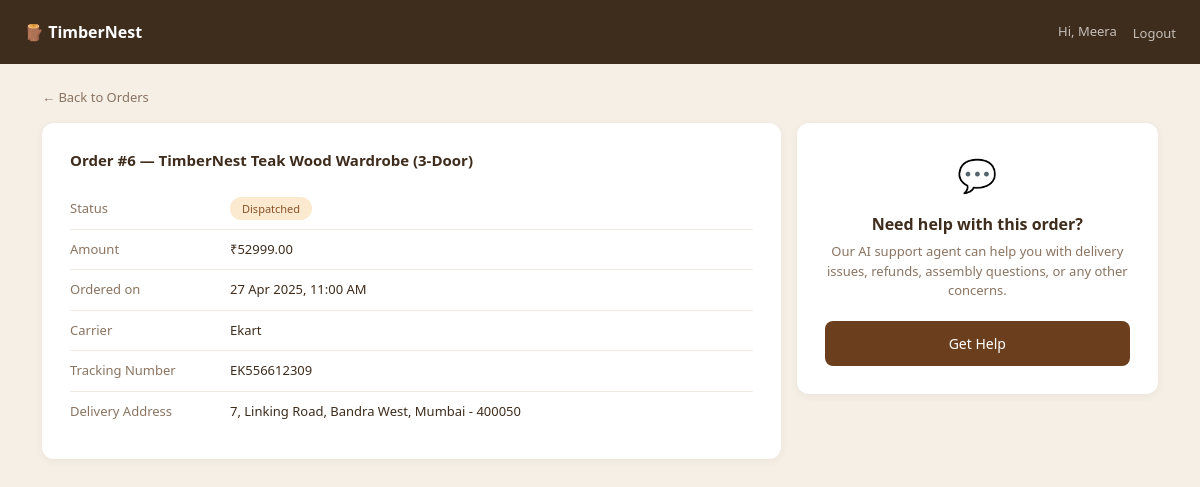
/orders/6/ (signed in), run on the app's committed database.
### orders/models.py (models this page shows, shortened)
class Order(models.Model):
    STATUS_CHOICE = [
        ("pending", "Pending"),
        ("dispatched", "Dispatched"),
        ("delivered", "Delivered"),
        ("cancelled", "Cancelled")
    ]
    user = models.ForeignKey(User, on_delete=models.CASCADE, related_name="orders")
    product = models.ForeignKey(Product, on_delete=models.SET_NULL, null=True, related_name="orders")
    product_name = models.CharField(max_length=255)
    amount = models.DecimalField(max_digits=10, decimal_places=2)
    status = models.CharField(max_length=100, choices=STATUS_CHOICE, default="pending")
    carrier = models.CharField(max_length=100, blank=True)
    tracking_number = models.CharField(max_length=100, blank=True)
    delivery = models.TextField(blank=True)
    created_at = models.DateTimeField(auto_now_add=True)
    updated_at = models.DateTimeField(auto_now=True, null=True)

### orders/views.py (the view)
# urls.py: path("<int:order_id>/", views.order_detail, name="order_detail"),
@login_required
def order_detail(request, order_id):
    order = get_object_or_404(Order, id=order_id, user=request.user)
    refunds = RefundRequest.objects.filter(order=order)
    context = {
        "order": order,
        "refunds": refunds
    }
    return render(request, "order_detail.html", context)

### templates/order_detail.html (shortened to what this page needs)
<!DOCTYPE html>
<html lang="en">
<head>
  <link href="https://cdn.jsdelivr.net/npm/bootstrap@5.3.0/dist/css/bootstrap.min.css" rel="stylesheet"/>
</head>
<body>
<nav class="navbar d-flex align-items-center justify-content-between">
  <span class="navbar-brand">🪵 TimberNest</span>
  <div class="d-flex align-items-center">
    <span class="navbar-text">Hi, {{ request.user.first_name }}</span>
    <form method="POST" action="{% url 'logout' %}" style="display:inline;">
      <button type="submit" class="logout-btn">Logout</button>
    </form>
  </div>
</nav>
<div class="container">
  <a href="{% url 'orders_list' %}" class="back-link">← Back to Orders</a>
  <div class="row g-3">
    <div class="col-md-8">
      <div class="detail-card">
        <h6>Order #{{ order.id }} — {{ order.product_name }}</h6>
        <div class="detail-row">
          <span class="detail-label">Status</span>
          <span class="detail-value">
            <span class="badge-{{ order.status }}">
              {{ order.get_status_display }}
            </span>
          </span>
        </div>
        <div class="detail-row">
          <span class="detail-label">Amount</span>
          <span class="detail-value">₹{{ order.amount }}</span>
        </div>
        <div class="detail-row">
          <span class="detail-label">Ordered on</span>
          <span class="detail-value">{{ order.created_at|date:"d M Y, h:i A" }}</span>
        </div>
        {% if order.carrier %}
        <div class="detail-row">
          <span class="detail-label">Carrier</span>
          <span class="detail-value">{{ order.carrier }}</span>
        </div>
        {% endif %}
        {% if order.tracking_number %}
        <div class="detail-row">
          <span class="detail-label">Tracking Number</span>
          <span class="detail-value">{{ order.tracking_number }}</span>
        </div>
        {% endif %}
        {% if order.delivery %}
        <div class="detail-row">
          <span class="detail-label">Delivery Address</span>
          <span class="detail-value">{{ order.delivery }}</span>
        </div>
        {% endif %}
      </div>
    </div>
    <div class="col-md-4">
        <div class="help-card" id="help-card">
          <div style="font-size:32px;">💬</div>
          <h6>Need help with this order?</h6>
          <p>Our AI support agent can help you with delivery issues, refunds, assembly questions, or any other concerns.</p>
          <button onclick="showChat()" class="btn-help">Get Help</button>
        </div>
      </div>
  </div>
</div>
</body>
</html>

### templates/order_detail.html (style rules this page uses)
body { background: #f5efe6; font-family: 'Segoe UI', sans-serif; }
.navbar { background: #3e2c1c; padding: 14px 24px; }
.navbar-brand { color: #fff; font-weight: 700; font-size: 16px; }
.navbar-text { color: rgba(255,255,255,0.7); font-size: 13px; }
.logout-btn { color: rgba(255,255,255,0.7); font-size: 13px; background: none; border: none; cursor: pointer; margin-left: 16px; padding: 0; }
.back-link { font-size: 13px; color: #8a7461; text-decoration: none; display: inline-block; margin: 24px 0 16px; }
.detail-card { background: #fff; border-radius: 12px; padding: 28px; box-shadow: 0 2px 8px rgba(76,52,32,0.06); margin-bottom: 16px; }
.detail-card h6 { font-weight: 700; color: #3e2c1c; margin: 0 0 20px; font-size: 15px; }
.detail-row { display: flex; padding: 10px 0; border-bottom: 1px solid #f1ece3; font-size: 13px; }
.detail-row:last-child { border-bottom: none; }
.detail-label { color: #8a7461; width: 160px; flex-shrink: 0; }
.detail-value { color: #3e2c1c; font-weight: 500; }
.badge-dispatched { background: #fbe9d0; color: #8a5227; padding: 4px 12px; border-radius: 20px; font-size: 11px; font-weight: 500; }
.help-card { background: #fff; border-radius: 12px; padding: 28px; box-shadow: 0 2px 8px rgba(76,52,32,0.06); text-align: center; }
.help-card h6 { font-weight: 700; color: #3e2c1c; margin: 16px 0 8px; }
.help-card p { font-size: 13px; color: #8a7461; margin: 0 0 20px; }
.btn-help { background: #6b3f1d; color: #fff; border: none; border-radius: 8px; padding: 12px 24px; font-size: 14px; font-weight: 500; text-decoration: none; display: inline-block; width: 100%; }

### data on the page
Order: id "6", product_name "TimberNest Teak Wood Wardrobe (3-Door)", status "Dispatched", amount "52999.00", created_at "27 Apr 2025, 11:00 AM", carrier "Ekart", tracking_number "EK556612309", delivery "7, Linking Road, Bandra West, Mumbai - 400050"

### other printed values
{{ request.user.first_name }} "Meera"
